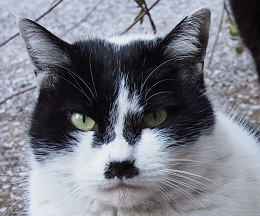
#> input picture Python/Create/ExtraBlack/MyResorce/TestImg/Test02.png, 260 x 216 px
$ python Main.py
#> lines starting #> are read from the running program, lines starting #| are printed output that depends on the picture
# # 画像から黒の部分だけ抽出する # #
# # 黒色はRGBで(0, 0, 0)で全てに+30程までは黒っぽく見える
# # 閾値を設定しそれ以下の値は黒に、それより上の値は白に変換する
# # (Ex:閾値が20で(20, 0, 3)の色が対象のときは黒(0, 0, 0)に変換
# # (Ex:閾値が20で(100, 0, 3)の色が対象のときは白(255, 255, 255)に変換


# # 共通関数フォルダの相対的指定
import sys
import os
import numpy as np
from PIL import Image
sys.path.append(__file__.rsplit("/", 2)[0] + r"/OwnLib")  # 二階層上の共通関数フォルダを指定


# 対象閾値(指定以下の要素を全て0に変更する)
targetThreshold = 20

# 対象イメージ読み込み
im_list = np.array(Image.open(r'./MyResorce/TestImg/Test02.png'))
#> im_list is the input picture: shape (216, 260, 4); mean R, G, B, A 121.4, 123.7, 133.5, 255
# [7 lines of commented-out code are left out]
waterDIm = np.array([0, 255, 255, 255])
purpleDim = np.array([255, 0, 255, 255])
yellowDim = np.array([255, 255, 0, 255])
blueDim = np.array([0, 0, 255, 255])
redDim = np.array([255, 0, 0, 255])
greenDim = np.array([0, 255, 0, 255])
blackDim = np.array([0, 0, 0, 255])
whiteDim = np.array([255, 255, 255, 255])
# # とりあえず表示_単色確認
# # 1ピクセルのみ置き換え
# im_list[0][0] = greenDim
# # PIL型に変換して表示
# img = Image.fromarray(im_list)
# img.show()


# 配列1次元目
oneDim = []
for x in im_list:
    # 配列2次元目
    twoDim = []
    for y in x:
        # # とりあえず表示
        # print("-------------")
        # print(y)

        # 対象要素数以下の要素は全て黒(0)、それ以外の値は全て白(255)に変更
        y = np.where(y <= targetThreshold , 0, 255)
        # # とりあえず表示
        # print(y)

        # 変換後の値が白か黒以外の場合
        if np.allclose(y, waterDIm) or np.allclose(y, purpleDim) or np.allclose(y, yellowDim)\
                or np.allclose(y, blueDim) or np.allclose(y, redDim) or np.allclose(y, greenDim):
            # 白に変更
            y = whiteDim

        # 2次元目に配列を追加
        twoDim.append(y)

    # 1次元目に配列を追加
    oneDim.append(twoDim)
#> after the loop, oneDim = 216 items; y = [255, 255, 255, 255]

# 画像配列のためuint8でnumpy配列に変換
im_list_changed = np.array(oneDim, dtype='uint8')
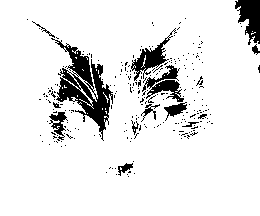
#> im_list_changed: shape (216, 260, 4); mean of channels 0, 1, 2, 3 230.1, 230.1, 230.1, 255; drawn as R, G, B
# # とりあえず表示
# print(im_list_changed)
# print("型\r\n:" + str(im_list_changed.dtype))

# PIL型に変換して表示
img = Image.fromarray(im_list_changed)
img.show()
